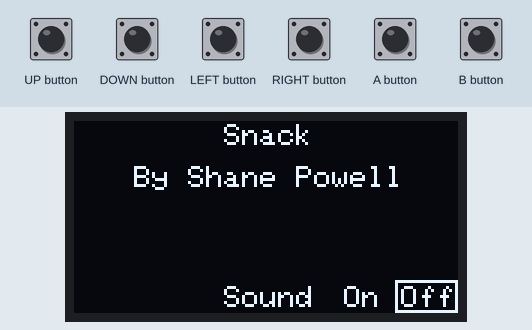
This sketch was run on a simulated Arduboy, built with avr-gcc and run on an emulated ATmega32U4. On the bench: 128×64 one-colour display. Inputs (shaded band) come from the test bench. Random numbers use the default seed unless the sketch sets one.

Above: at 1.2 s.
1.3 s: A button pressed for 0.15 s
At 1.59 s:
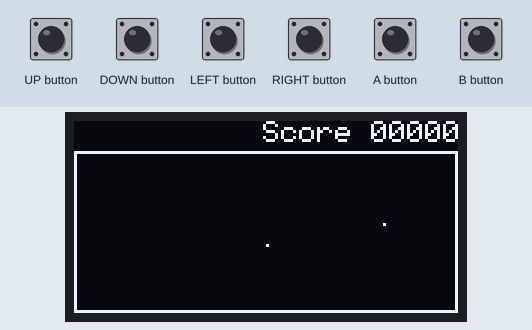
2.0 s: DOWN button pressed for 0.15 s
4.2 s: B button pressed for 1 s
At 6.1 s:
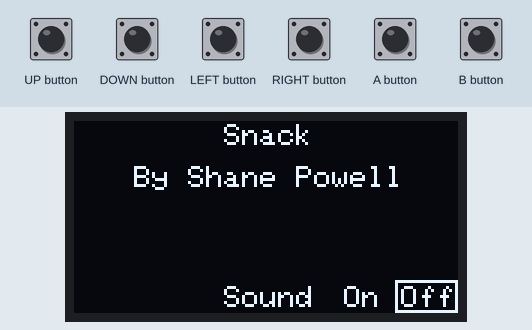
6.7 s: LEFT button pressed for 0.15 s
At 7.3 s:
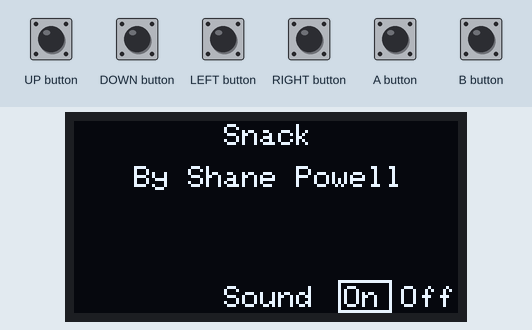
8.3 s: B button pressed for 0.15 s
At 8.62 s:
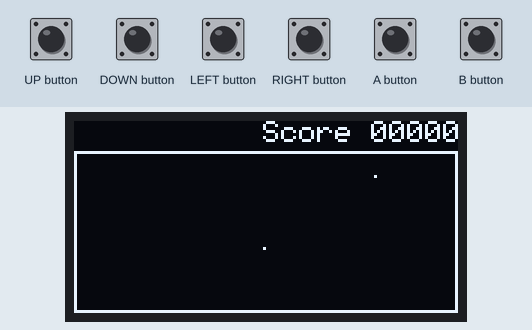
9.0 s: RIGHT button pressed for 0.15 s
Timing chart, 0 to 12.0 s (numbered marks = the images above; inputs shaded):
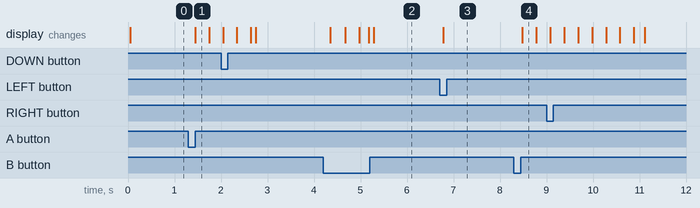

Measured:
- after the input at 1.3 s, the display: changes after 0.14 s (image 1)
- after the input at 4.2 s, the display: changes after 0.15 s (image 2)
- after the input at 6.7 s, the display: changes after 0.08 s (image 3)
- after the input at 8.3 s, the display: changes after 0.18 s (image 4)

The sketch:

snack.ino
```cpp
#include "Arduboy.h"

// make an instance of arduboy used for many functions
Arduboy arduboy;

byte maxX = 127;
byte minX = 0;
byte maxY = 63;
byte minY = 10;
char gameState = 'T';
bool sound = false;

struct coords
{
  public:
  byte X = 0;
  byte Y = 0;
  bool Active = false;
};

typedef struct coords Coords;

struct player
{
  byte X = 0;
  byte Y = 0;
  char dir = 'R';
  int Len = 1;
  static const int MaxLength = 100;
  //Coords *Moves[MaxLength] = {NULL};
  Coords Moves[MaxLength];
};

typedef struct player Player;

Player p1;
Coords foodLocation;
Coords previousPosition;


int score = 0;
int arrayPosition = 0;

void GenerateFood()
{
  arduboy.initRandomSeed();
  foodLocation.X = random(minX + 1, maxX - 1);
  foodLocation.Y = random(minY + 1, maxY - 1);
}

void StartGame()
{
  p1.X = maxX / 2;
  p1.Y = (maxY / 2) + 10;
  GenerateFood();
  score = 0;
  arrayPosition = 0;
  p1.Len = 1;
  for (int i=0; i < p1.MaxLength; i++){
    p1.Moves[i].Active = false;
  }


  gameState = 'G';
}

void LogMove()
{
  p1.Moves[arrayPosition].Y = p1.Y;

  if(p1.Moves[arrayPosition].Active == false)
  {
      p1.Moves[arrayPosition].Active = true;
  }
      p1.Moves[arrayPosition].X = p1.X;
      p1.Moves[arrayPosition].Y = p1.Y;

  if(arrayPosition < p1.Len -1)
  {
    arrayPosition += 1;

  }
  else
  {
    arrayPosition = 0;
  }
}

void EndGame()
{
  if(sound == true)
  {
    arduboy.tunes.tone(200, 200);
    delay(400);
    arduboy.tunes.tone(100, 400);
    delay(600);
    arduboy.tunes.tone(50, 2000);
  }

  gameState = 'E';
}

void CollisionDetection()
{

  //Check if hit wall

  if(p1.X >= maxX || p1.X <= minX || p1.Y >= maxY || p1.Y <= minY)
  {
    EndGame();
  }

  //Check if hit tail
  for (int i=0; i < p1.MaxLength; i++){

        if(p1.Moves[i].Active == true)
        {
        if(p1.Moves[i].X == p1.X && p1.Moves[i].Y == p1.Y)
        {
          EndGame();
        }
      }
  }

  // Check if on food
  if(p1.X == foodLocation.X && p1.Y == foodLocation.Y)
  {
    if(p1.Len < p1.MaxLength)
    {
      p1.Len += 1;
    }
    if(sound == true)
    {
      arduboy.tunes.tone(987, 160);
    }

    score += 1;
    LogMove();
    GenerateFood();
  }
}

void DrawTail()
{
  int tailPosition = arrayPosition;
  for (int i=0; i < p1.Len; i++){
      if(p1.Moves[tailPosition].Active == true)
      {
         arduboy.drawPixel(p1.Moves[tailPosition].X, p1.Moves[tailPosition].Y, 1);
      }
      else
      {
        return;
      }


      if(tailPosition > 0)
      {
        tailPosition -= 1;
      }
      else
      {
        tailPosition = p1.Len -1;
      }
   }
}

void DrawFrame()
{
  arduboy.drawRect(minX,minY, maxX +1, (maxY - minY) +1, WHITE);
}

// This function runs once in your game.
// use it for anything that needs to be set only once in your game.
void setup() {
  // initiate arduboy instance
  arduboy.begin();

  // here we set the framerate to 15, we do not need to run at
  // default 60 and it saves us battery life
  arduboy.setFrameRate(30);
}


// our main game loop, this runs once every cycle/frame.
// this is where our game logic goes.
void loop() {
  // pause render until it's time for the next frame
  if (!(arduboy.nextFrame()))
    return;

  // first we clear our screen to black
  arduboy.clear();

  if(gameState == 'G')
  {
    arduboy.setFrameRate(30);
    DrawFrame();

    if(arduboy.pressed(RIGHT_BUTTON)) {
      if(p1.dir != 'L')
      {
        p1.dir = 'R';
      }
    }

    if(arduboy.pressed(LEFT_BUTTON)) {
      if(p1.dir != 'R')
      {
        p1.dir = 'L';
      }
    }

    if(arduboy.pressed(UP_BUTTON)) {
      if(p1.dir != 'D')
      {
        p1.dir = 'U';
      }
    }

    if(arduboy.pressed(DOWN_BUTTON)) {
      if(p1.dir != 'U')
      {
        p1.dir = 'D';
      }
    }

    switch(p1.dir)
    {
      case 'U':
        if(p1.Y > minY)
        {
          p1.Y -= 1;
        }
        break;
      case 'D':
        if(p1.Y < maxY)
        {
          p1.Y += 1;
        }
        break;
      case 'L':
        if(p1.X > minX)
        {
          p1.X-= 1;
        }
        break;
      case 'R':
        if(p1.X < maxX)
        {
          p1.X+= 1;
        }

      break;
    }

    CollisionDetection();

    arduboy.drawPixel(p1.X, p1.Y, 1);
    arduboy.drawPixel(foodLocation.X, foodLocation.Y, 1);

    if(p1.X != previousPosition.X || p1.Y != previousPosition.Y)
    {
      previousPosition.X = p1.X;
      previousPosition.Y = p1.Y;
      LogMove();
    }
    DrawTail();

    arduboy.setCursor(63, 0);
    arduboy.print("Score ");

    char scoreBuff[5];
    sprintf(scoreBuff, "%05d", score);

    arduboy.print(scoreBuff);
  }
  else if(gameState == 'E')
  {
    arduboy.setFrameRate(10);
    arduboy.setCursor(20, 20);
    arduboy.print("Game Over");

    arduboy.setCursor(20, 40);
    arduboy.print("Score ");

    char scoreBuff[5];
    sprintf(scoreBuff, "%05d", score);

    arduboy.print(scoreBuff);

    if(arduboy.pressed(A_BUTTON) || arduboy.pressed(B_BUTTON)) {
      gameState = 'T';
    }

  }
  else if(gameState == 'T')
  {
    arduboy.setFrameRate(10);
    arduboy.setCursor(50, 1);
    arduboy.print("Snack");

    arduboy.setCursor(20, 15);
    arduboy.print("By Shane Powell");

    arduboy.setCursor(50, 55);
    arduboy.print("Sound");

    arduboy.setCursor(90, 55);
    arduboy.print("On");

    arduboy.setCursor(109, 55);
    arduboy.print("Off");

    if(arduboy.pressed(A_BUTTON) || arduboy.pressed(B_BUTTON)) {
      StartGame();
    }
    else if(arduboy.pressed(LEFT_BUTTON))
    {
      sound = true;
    }
    else if(arduboy.pressed(RIGHT_BUTTON))
    {
      sound = false;
    }

    if(sound == true)
    {
          arduboy.drawRect(88,53, 18, 11, WHITE);
    }
    else
    {
          arduboy.drawRect(107,53, 21, 11, WHITE);
    }
  }


  // then we finaly we tell the arduboy to display what we just wrote to the display
  arduboy.display();
}
```
